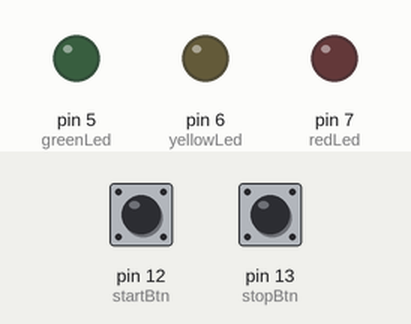
This sketch was run on a simulated Arduino Uno, built with avr-gcc and run on an emulated ATmega328P. Parts: output pins drawn as LEDs (lit = HIGH). The test bench sets the inputs (shaded band); at power-on: pin 12 (startBtn) HIGH, pin 13 (stopBtn) HIGH.

Above: at 1.2 s.
1.3 s: pin 12 (startBtn) pulled LOW for 0.15 s
At 2.5 s:
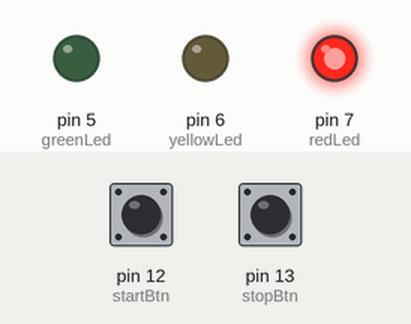
4.4 s: pin 13 (stopBtn) pulled LOW for 1 s
At 4.4 s:
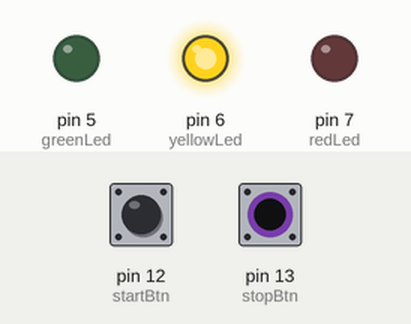
6.9 s: pin 12 (startBtn) pulled LOW for 1 s
At 7.9 s:
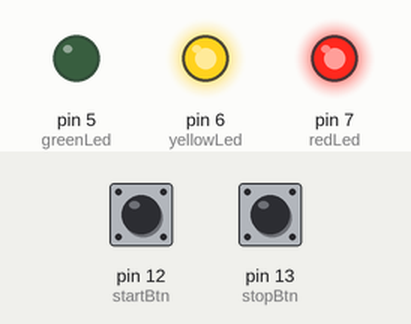
10.9 s: pin 12 (startBtn) pulled LOW for 3.2 s
At 14.5 s:
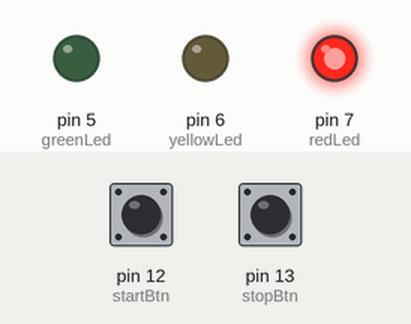
Timing chart, 0 to 16.0 s (numbered marks = the images above; inputs shaded):
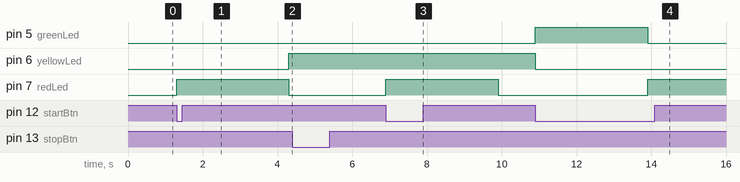

Measured:
- after the input at 1.3 s, pin 6 (yellowLed): LOW → HIGH after 3.0 s; pin 7 (redLed): LOW → HIGH at once, → LOW 3.0 s later
- after the input at 4.4 s, pin 5 (greenLed): stays LOW (without the input it goes to HIGH after 0.90 s); pin 6 (yellowLed): stays HIGH (without the input it goes to LOW after 0.90 s)
- after the input at 6.9 s, pin 7 (redLed): LOW → HIGH at once, → LOW 3.0 s later
- after the input at 10.9 s, pin 7 (redLed): LOW → HIGH after 3.0 s

The sketch:

sketch_nov10a.ino
```cpp
const int redLed = 7;
const int yellowLed = 6;
const int greenLed = 5;
const int startBtn = 12;
const int stopBtn = 13;

void setup() {
  pinMode(redLed, OUTPUT);
  pinMode(yellowLed, OUTPUT);
  pinMode(greenLed, OUTPUT);
  pinMode(startBtn, INPUT_PULLUP);
  pinMode(stopBtn, INPUT_PULLUP);
}

void loop() {

  if (digitalRead(startBtn) == LOW) {

    digitalWrite(redLed, HIGH);
    delay(3000);
    if (digitalRead(stopBtn) == LOW) return;

    digitalWrite(redLed, LOW);
    digitalWrite(yellowLed, HIGH);
    delay(1000);
    if (digitalRead(stopBtn) == LOW) return;

    digitalWrite(yellowLed, LOW);
    digitalWrite(greenLed, HIGH);
    delay(3000);
    if (digitalRead(stopBtn) == LOW) return;

    digitalWrite(greenLed, LOW);
  }
}
```
